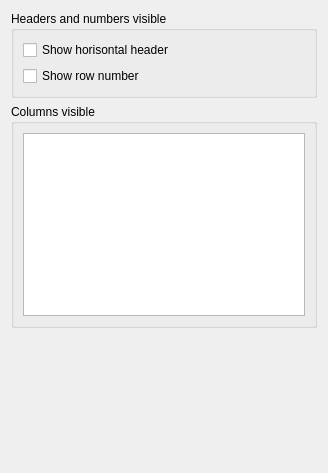
<?xml version="1.0" encoding="UTF-8"?>
<ui version="4.0">
 <class>AppConfigPage_RecordTable</class>
 <widget class="QWidget" name="AppConfigPage_RecordTable">
  <property name="geometry">
   <rect>
    <x>0</x>
    <y>0</y>
    <width>328</width>
    <height>473</height>
   </rect>
  </property>
  <property name="windowTitle">
   <string>Form</string>
  </property>
  <layout class="QVBoxLayout" name="verticalLayout_3">
   <item>
    <widget class="QGroupBox" name="groupBoxVisibleHeaders">
     <property name="title">
      <string>Headers and numbers visible</string>
     </property>
     <layout class="QVBoxLayout" name="verticalLayout">
      <item>
       <widget class="QCheckBox" name="showHorizontalHeader">
        <property name="text">
         <string>Show horisontal header</string>
        </property>
       </widget>
      </item>
      <item>
       <widget class="QCheckBox" name="showVerticalHeader">
        <property name="text">
         <string>Show row number</string>
        </property>
       </widget>
      </item>
     </layout>
    </widget>
   </item>
   <item>
    <widget class="QGroupBox" name="groupBoxVisibleColumns">
     <property name="title">
      <string>Columns visible</string>
     </property>
     <layout class="QVBoxLayout" name="verticalLayout_2">
      <item>
       <widget class="QListWidget" name="columnsListWidget">
        <property name="editTriggers">
         <set>QAbstractItemView::NoEditTriggers</set>
        </property>
        <property name="uniformItemSizes">
         <bool>true</bool>
        </property>
       </widget>
      </item>
     </layout>
    </widget>
   </item>
   <item>
    <spacer name="verticalSpacer">
     <property name="orientation">
      <enum>Qt::Vertical</enum>
     </property>
     <property name="sizeHint" stdset="0">
      <size>
       <width>20</width>
       <height>142</height>
      </size>
     </property>
    </spacer>
   </item>
  </layout>
 </widget>
 <resources/>
 <connections/>
</ui>
